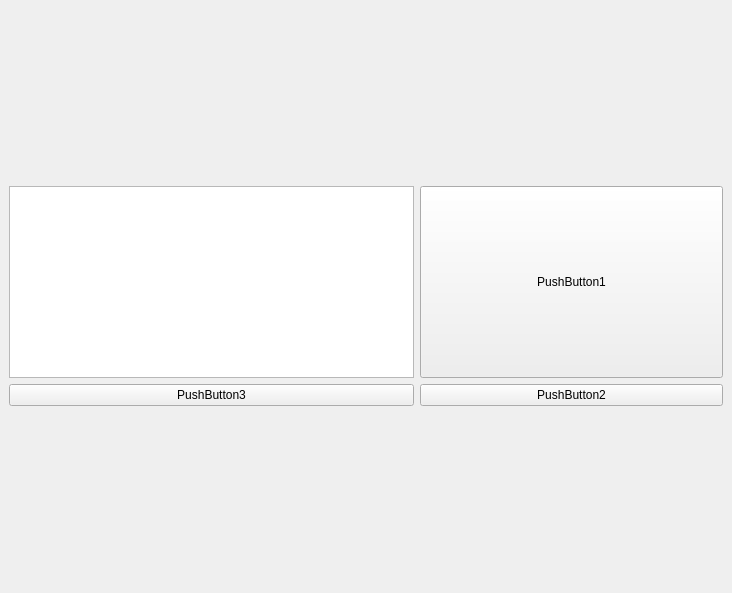
<?xml version="1.0" encoding="UTF-8"?>
<ui version="4.0">
 <class>MainWindow</class>
 <widget class="QMainWindow" name="MainWindow">
  <property name="geometry">
   <rect>
    <x>0</x>
    <y>0</y>
    <width>732</width>
    <height>593</height>
   </rect>
  </property>
  <property name="windowTitle">
   <string>EnergoExpert</string>
  </property>
  <property name="tabShape">
   <enum>QTabWidget::Rounded</enum>
  </property>
  <property name="dockNestingEnabled">
   <bool>false</bool>
  </property>
  <widget class="QWidget" name="centralwidget">
   <layout class="QVBoxLayout" name="verticalLayout">
    <item>
     <layout class="QGridLayout" name="gridLayout" rowstretch="0,2" columnstretch="8,6">
      <item row="0" column="1">
       <widget class="QPushButton" name="pushButton1">
        <property name="sizePolicy">
         <sizepolicy hsizetype="Minimum" vsizetype="Maximum">
          <horstretch>0</horstretch>
          <verstretch>0</verstretch>
         </sizepolicy>
        </property>
        <property name="maximumSize">
         <size>
          <width>16777215</width>
          <height>200</height>
         </size>
        </property>
        <property name="text">
         <string>PushButton1</string>
        </property>
       </widget>
      </item>
      <item row="0" column="0">
       <widget class="QPlainTextEdit" name="plainTextEdit">
        <property name="sizePolicy">
         <sizepolicy hsizetype="Expanding" vsizetype="Fixed">
          <horstretch>0</horstretch>
          <verstretch>0</verstretch>
         </sizepolicy>
        </property>
       </widget>
      </item>
      <item row="1" column="0">
       <widget class="QPushButton" name="pushButton3">
        <property name="text">
         <string>PushButton3</string>
        </property>
       </widget>
      </item>
      <item row="1" column="1">
       <widget class="QPushButton" name="pushButton2">
        <property name="sizePolicy">
         <sizepolicy hsizetype="Minimum" vsizetype="Fixed">
          <horstretch>0</horstretch>
          <verstretch>0</verstretch>
         </sizepolicy>
        </property>
        <property name="text">
         <string>PushButton2</string>
        </property>
       </widget>
      </item>
     </layout>
    </item>
   </layout>
  </widget>
  <action name="action">
   <property name="text">
    <string>Написал</string>
   </property>
  </action>
  <action name="action_2">
   <property name="text">
    <string>Пункт 2</string>
   </property>
  </action>
 </widget>
 <resources/>
 <connections/>
</ui>
